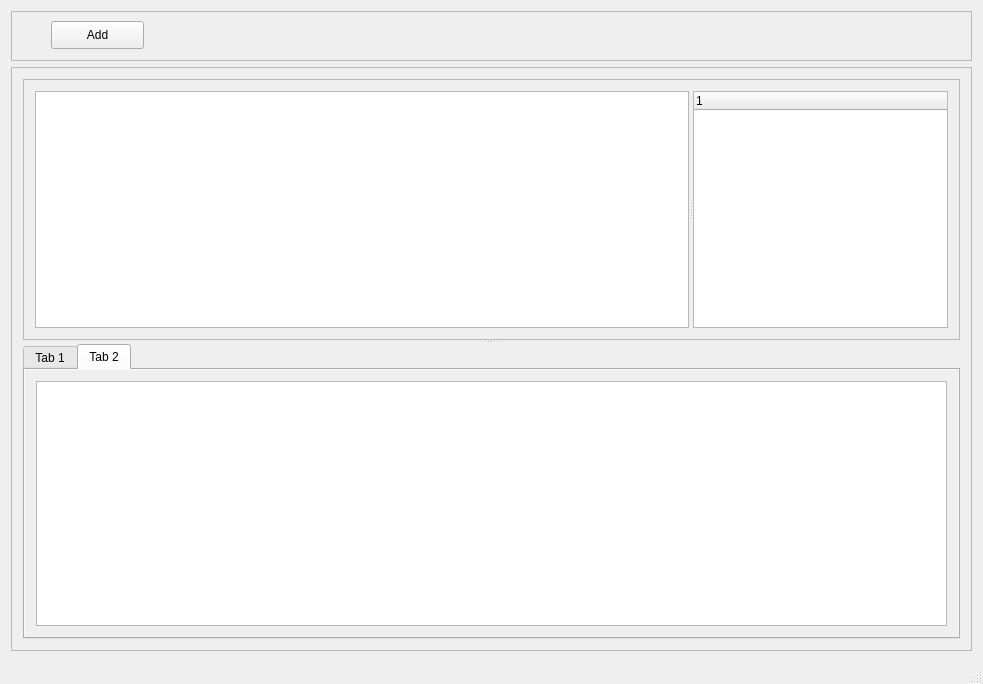
<?xml version="1.0" encoding="UTF-8"?>
<ui version="4.0">
 <class>mtTorrentGuiClass</class>
 <widget class="QMainWindow" name="mtTorrentGuiClass">
  <property name="geometry">
   <rect>
    <x>0</x>
    <y>0</y>
    <width>983</width>
    <height>684</height>
   </rect>
  </property>
  <property name="windowTitle">
   <string>mtTorrentGui</string>
  </property>
  <widget class="QWidget" name="centralWidget">
   <property name="sizePolicy">
    <sizepolicy hsizetype="Expanding" vsizetype="Expanding">
     <horstretch>0</horstretch>
     <verstretch>0</verstretch>
    </sizepolicy>
   </property>
   <layout class="QGridLayout" name="gridLayout">
    <item row="0" column="0">
     <widget class="QFrame" name="frame">
      <property name="sizePolicy">
       <sizepolicy hsizetype="Expanding" vsizetype="Fixed">
        <horstretch>0</horstretch>
        <verstretch>0</verstretch>
       </sizepolicy>
      </property>
      <property name="minimumSize">
       <size>
        <width>0</width>
        <height>50</height>
       </size>
      </property>
      <property name="autoFillBackground">
       <bool>true</bool>
      </property>
      <property name="frameShape">
       <enum>QFrame::StyledPanel</enum>
      </property>
      <property name="frameShadow">
       <enum>QFrame::Raised</enum>
      </property>
      <widget class="QPushButton" name="pushButton">
       <property name="geometry">
        <rect>
         <x>40</x>
         <y>10</y>
         <width>93</width>
         <height>28</height>
        </rect>
       </property>
       <property name="text">
        <string>Add</string>
       </property>
      </widget>
     </widget>
    </item>
    <item row="1" column="0">
     <widget class="QFrame" name="frame_2">
      <property name="sizePolicy">
       <sizepolicy hsizetype="Expanding" vsizetype="Expanding">
        <horstretch>0</horstretch>
        <verstretch>0</verstretch>
       </sizepolicy>
      </property>
      <property name="autoFillBackground">
       <bool>true</bool>
      </property>
      <property name="frameShape">
       <enum>QFrame::StyledPanel</enum>
      </property>
      <property name="frameShadow">
       <enum>QFrame::Raised</enum>
      </property>
      <layout class="QGridLayout" name="gridLayout_2">
       <item row="0" column="0">
        <widget class="QSplitter" name="splitter_2">
         <property name="orientation">
          <enum>Qt::Vertical</enum>
         </property>
         <widget class="QFrame" name="frame_3">
          <property name="sizePolicy">
           <sizepolicy hsizetype="Preferred" vsizetype="Preferred">
            <horstretch>0</horstretch>
            <verstretch>0</verstretch>
           </sizepolicy>
          </property>
          <property name="autoFillBackground">
           <bool>true</bool>
          </property>
          <property name="frameShape">
           <enum>QFrame::StyledPanel</enum>
          </property>
          <property name="frameShadow">
           <enum>QFrame::Raised</enum>
          </property>
          <layout class="QGridLayout" name="gridLayout_3">
           <item row="0" column="0">
            <widget class="QSplitter" name="splitter">
             <property name="sizePolicy">
              <sizepolicy hsizetype="Preferred" vsizetype="Preferred">
               <horstretch>0</horstretch>
               <verstretch>0</verstretch>
              </sizepolicy>
             </property>
             <property name="autoFillBackground">
              <bool>true</bool>
             </property>
             <property name="orientation">
              <enum>Qt::Horizontal</enum>
             </property>
             <widget class="QListWidget" name="listWidget">
              <property name="sizePolicy">
               <sizepolicy hsizetype="Preferred" vsizetype="Preferred">
                <horstretch>0</horstretch>
                <verstretch>0</verstretch>
               </sizepolicy>
              </property>
             </widget>
             <widget class="QTreeWidget" name="treeWidget">
              <property name="sizePolicy">
               <sizepolicy hsizetype="Preferred" vsizetype="Preferred">
                <horstretch>0</horstretch>
                <verstretch>0</verstretch>
               </sizepolicy>
              </property>
              <property name="sizeAdjustPolicy">
               <enum>QAbstractScrollArea::AdjustToContents</enum>
              </property>
              <column>
               <property name="text">
                <string notr="true">1</string>
               </property>
              </column>
             </widget>
            </widget>
           </item>
          </layout>
         </widget>
         <widget class="QTabWidget" name="tabWidget">
          <property name="sizePolicy">
           <sizepolicy hsizetype="Preferred" vsizetype="Preferred">
            <horstretch>0</horstretch>
            <verstretch>0</verstretch>
           </sizepolicy>
          </property>
          <property name="autoFillBackground">
           <bool>true</bool>
          </property>
          <property name="currentIndex">
           <number>1</number>
          </property>
          <widget class="QWidget" name="tab">
           <property name="autoFillBackground">
            <bool>true</bool>
           </property>
           <attribute name="title">
            <string>Tab 1</string>
           </attribute>
          </widget>
          <widget class="QWidget" name="tab_2">
           <property name="autoFillBackground">
            <bool>true</bool>
           </property>
           <attribute name="title">
            <string>Tab 2</string>
           </attribute>
           <layout class="QGridLayout" name="gridLayout_4">
            <item row="0" column="0">
             <widget class="QListWidget" name="listWidget_2"/>
            </item>
           </layout>
          </widget>
         </widget>
        </widget>
       </item>
      </layout>
     </widget>
    </item>
   </layout>
  </widget>
  <widget class="QStatusBar" name="statusBar"/>
 </widget>
 <layoutdefault spacing="6" margin="11"/>
 <resources>
  <include location="mtTorrentGui.qrc"/>
 </resources>
 <connections>
  <connection>
   <sender>pushButton</sender>
   <signal>clicked()</signal>
   <receiver>mtTorrentGuiClass</receiver>
   <slot>addButtonPressed()</slot>
   <hints>
    <hint type="sourcelabel">
     <x>123</x>
     <y>36</y>
    </hint>
    <hint type="destinationlabel">
     <x>553</x>
     <y>-15</y>
    </hint>
   </hints>
  </connection>
 </connections>
 <slots>
  <slot>addButtonPressed()</slot>
 </slots>
</ui>
